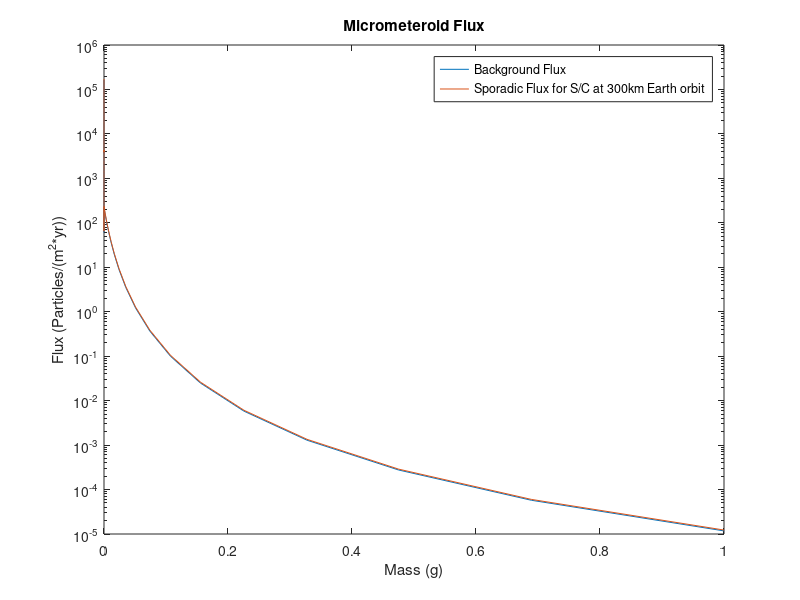

Write MATLAB code to recreate this figure.
clear ; clc ; close all ;
spaces = 1e2 ;
m = logspace( -16 , 0 , spaces ) ;
m( spaces + 1 ) = 2 ;
    ii = 1 ;
    while m(ii) <= 1e-14
        m3(ii) = m(ii) ;
        m2(ii) = 0 ;
        m1(ii) = 0 ;
        ii = ii + 1 ;
    end
    while m(ii) <= 1e-9
        m3(ii) = 0 ;
        m2(ii) = m(ii) ;
        m1(ii) = 0 ;
        ii = ii + 1 ;
    end
    while m(ii) <= 1
        m3(ii) = 0 ;
        m2(ii) = 0 ;
        m1(ii) = m(ii) ;
        ii = ii + 1 ;
    end
    for ii = 1:spaces
        if m1(ii) > 0
            F1(ii) = ( 2.2e3 * m1(ii) * .306 + 15 ).^(-4.38) ;
        else
            F1(ii) = 0 ;
        end
        if m2(ii) >0
            F2(ii) = 1.3e-9*( m2(ii) + 1e4*m2(ii).^2 + 1e27*m2(ii).^4 ).^(-.36) ;
        else
            F2(ii) = 0 ;
        end
        if m3(ii) >0    
            F3(ii) = 1.3e-16*( m3(ii) + 1e6*m3(ii).^2 ).^(-.85) ;
        else
            F3(ii) = 0 ;
        end
    end
F_back = 3.15576e7 .* ( F1 + F2 + F3 ) ; % Background Flux
    % Gravitational focusing factor
    fgrav = 1 + 6478/(6378+300) ;
    % Shielding Factor
    fshield = ( 1 + cos( sin( 6478/(6378+300) ) ) )/2 ;
    % distribution factor
    fdist = ( 1.8 + 3*sqrt( 1 - (6478/(6378+300))^2 ) ) / 4 ;
F_sp = F_back * fgrav * fshield * fdist ;
figure
semilogy( m(1:spaces) , F_back , m(1:spaces) , F_sp )
xlabel( 'Mass (g)' )
ylabel( 'Flux (Particles/(m^2*yr))' )
title( 'Micrometeroid Flux' )
legend( 'Background Flux' , 'Sporadic Flux for S/C at 300km Earth orbit' )
